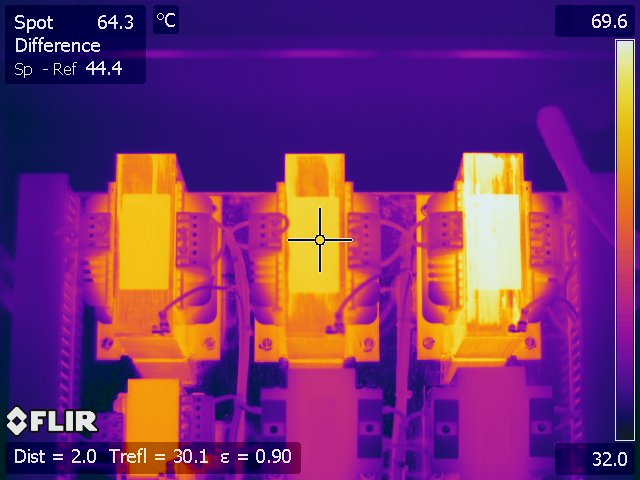
#> input picture core/cv/filr_image/Transformer.jpg, 640 x 480 px
$ python template_alignment_ORB_based.py ../filr_image/Transformer.jpg ../filr_image/Transformer.jpg
#> lines starting #> are read from the running program, lines starting #| are printed output that depends on the picture
#> further down, imageA is the input picture: shape (480, 640, 3); mean B, G, R 111.4, 49.6, 116.5
'''
===============================================================================
-- Author:      Hamid Doostmohammadi, Azadeh Nazemi
-- Create date: 04/11/2020
-- Description:	This codes is for aligning templates bade on ORB.
                ORB (Oriented FAST and Rotated BRIEF) ORB is a FAST keypoint
                detector and BRIEF descriptor.
                First it use FAST to find keypoints, then apply Harris corner
                measure to find top N points among them.
-- Status:      In progress
===============================================================================
'''

import numpy as np
import imutils
import cv2
import sys


def align_images(image, template, maxFeatures=500, keepPercent=0.2,
                 debug=False):
#> called with maxFeatures = 500, keepPercent = 0.2, debug = True
    imageGray = cv2.cvtColor(image, cv2.COLOR_BGR2GRAY)
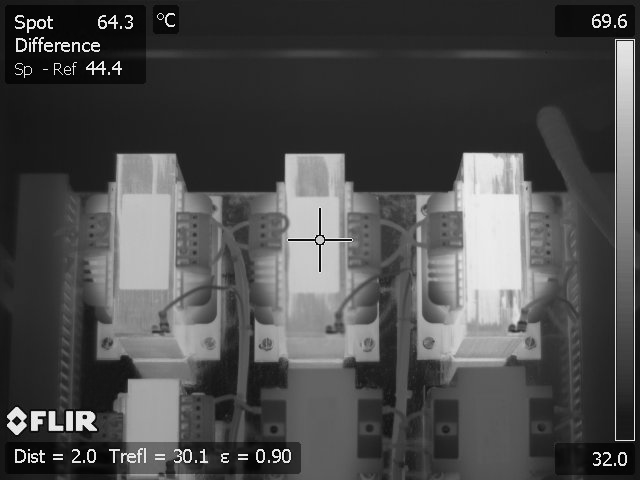
#> imageGray: shape (480, 640); min 0, max 253, mean 76.6
    templateGray = cv2.cvtColor(template, cv2.COLOR_BGR2GRAY)
    orb = cv2.ORB_create(maxFeatures)
    (kpsA, descsA) = orb.detectAndCompute(imageGray, None)
#> kpsA = 500 keypoints; strongest (x, y, size): (36, 40, 31), (51, 45, 31), (90, 66, 31), (85, 46, 31)
    (kpsB, descsB) = orb.detectAndCompute(templateGray, None)
#> kpsB has the same summary as kpsA
    method = cv2.DESCRIPTOR_MATCHER_BRUTEFORCE_HAMMING
    matcher = cv2.DescriptorMatcher_create(method)
    matches = matcher.match(descsA, descsB, None)
#> matches = 500 matches
    matches = sorted(matches, key=lambda x: x.distance)
    keep = int(len(matches) * keepPercent)
#> keep = 100
    matches = matches[:keep]
#> matches = 100 matches
    if debug:
        matchedVis = cv2.drawMatches(image, kpsA, template, kpsB,
                                     matches, None)
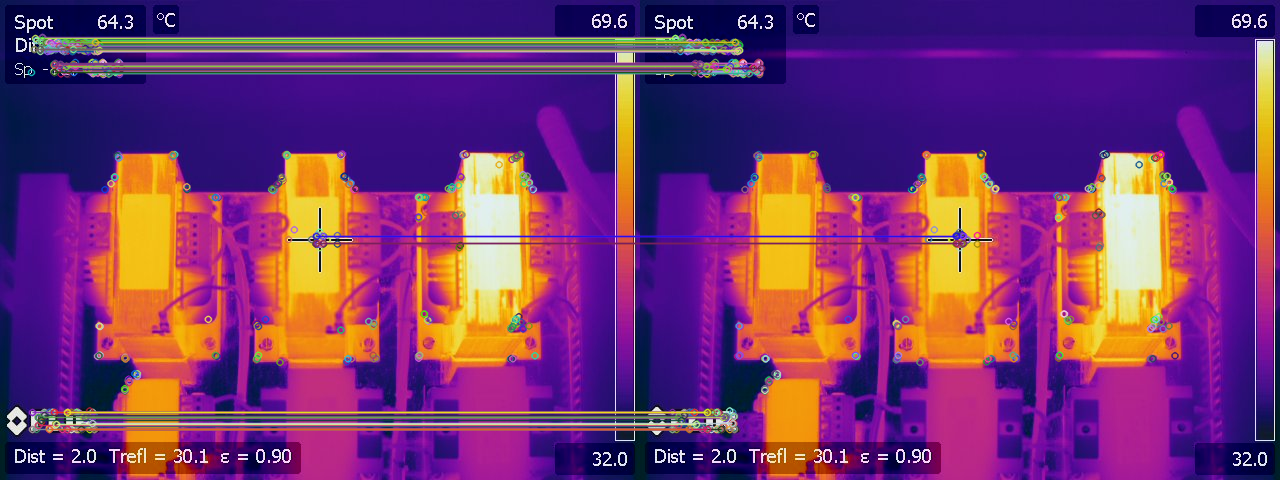
#> matchedVis: shape (480, 1280, 3); mean B, G, R 110.9, 54.1, 117.8
        matchedVis = imutils.resize(matchedVis, width=1000)
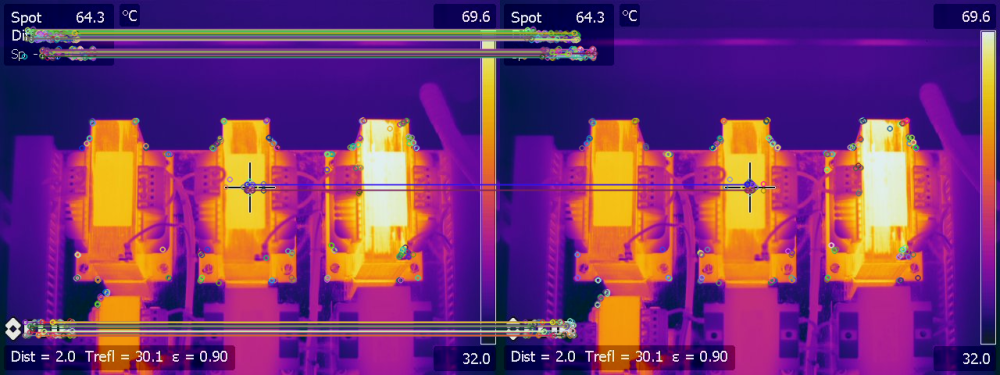
#> matchedVis: shape (375, 1000, 3); mean B, G, R 110.9, 54.1, 117.8
        cv2.imshow("Matched Keypoints", matchedVis)
    ptsA = np.zeros((len(matches), 2), dtype="float")
#> ptsA = 100 pairs, first value 0 to 0, second value 0 to 0
    ptsB = np.zeros((len(matches), 2), dtype="float")
#> ptsB = 100 pairs, first value 0 to 0, second value 0 to 0
    for (i, m) in enumerate(matches):
        ptsA[i] = kpsA[m.queryIdx].pt
        ptsB[i] = kpsB[m.trainIdx].pt
#> this loop made 100 passes
#> after the loop, ptsA = 100 pairs, first value 32 to 323, second value 37 to 429; ptsB has the same summary as ptsA

    (H, mask) = cv2.findHomography(ptsA, ptsB, method=cv2.RANSAC)
#> H = [[1, -1.53e-15, 2.17e-13], [4.44e-15, 1, 2.19e-13], [7.45e-18, -2.37e-17, 1]]; mask = 100 values from 1 to 1
    (h, w) = template.shape[:2]
#> h = 480; w = 640
    aligned = cv2.warpPerspective(image, H, (w, h))
    return aligned


imageA = cv2.imread(sys.argv[1])
imageB = cv2.imread(sys.argv[2])
print("[INFO] loading images...")
image = imageA
template = imageB
print("[INFO] aligning images...")
aligned = align_images(image, template, debug=True)
aligned = imutils.resize(aligned, width=700)
template = imutils.resize(template, width=700)
stacked = np.hstack([aligned, template])
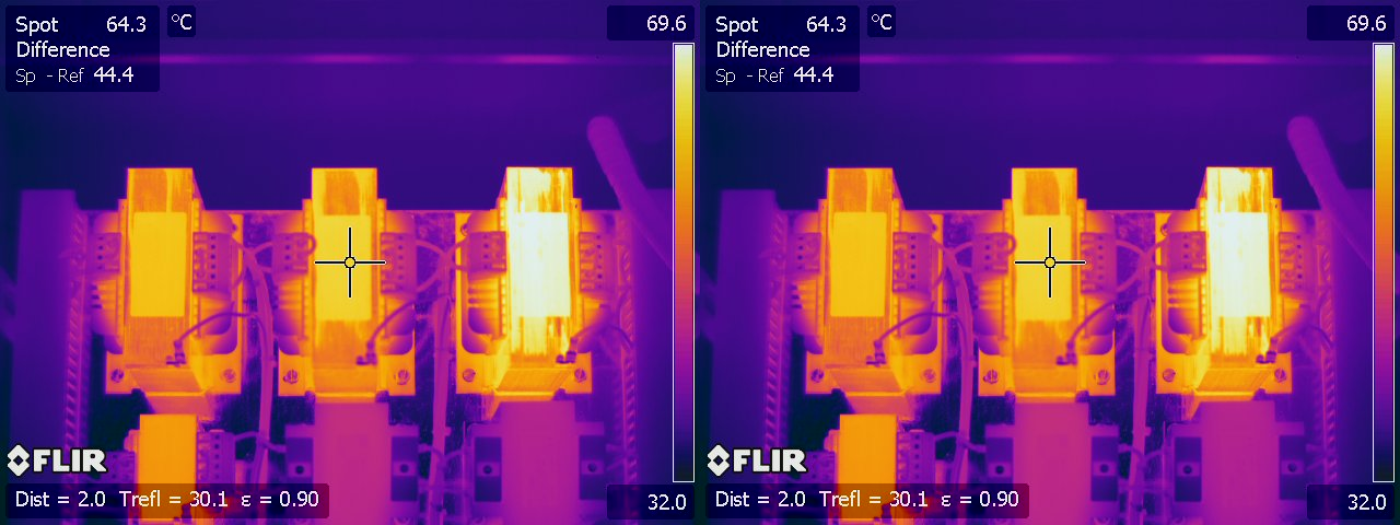
#> stacked: shape (525, 1400, 3); mean B, G, R 111.3, 49.5, 116.4
overlay = template.copy()
output = aligned.copy()
cv2.addWeighted(overlay, 0.5, output, 0.5, 0, output)
cv2.imshow("Image Alignment Stacked", stacked)
cv2.imshow("Image Alignment Overlay", output)
cv2.waitKey(0)
